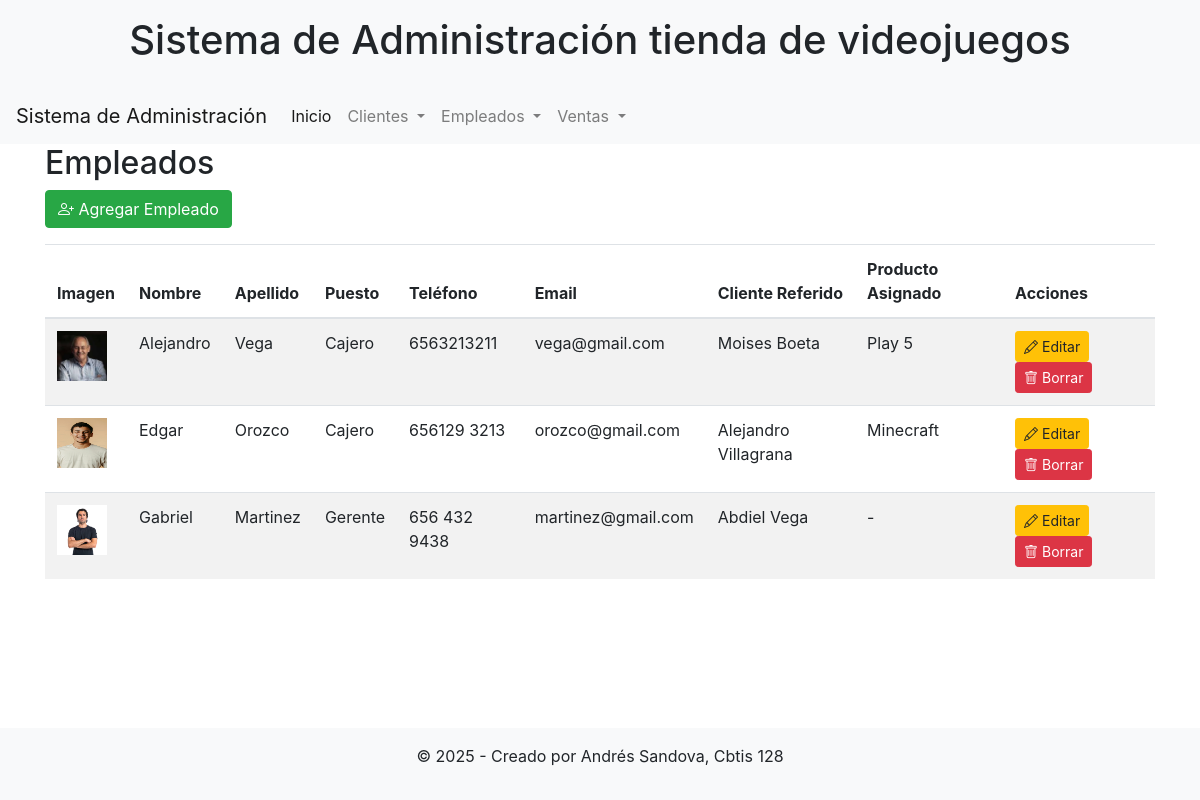
Screenshot of /ver_empleados/ with the database file from the repository.
### app_Videojuegos/models.py (models this page shows, shortened)
class Empleado(models.Model):
    imagen = models.ImageField(upload_to='empleados/', blank=True, null=True)
    nombre = models.CharField(max_length=100)
    apellido = models.CharField(max_length=100)
    puesto = models.CharField(max_length=100)
    telefono = models.CharField(max_length=50, blank=True, null=True)
    email = models.EmailField(blank=True, null=True)
    fecha_contratacion = models.DateField(blank=True, null=True)
    cliente_referido = models.ForeignKey('Cliente', on_delete=models.SET_NULL, blank=True, null=True, related_name='referidos')
    producto_asignado = models.CharField(max_length=200, blank=True, null=True)

class Cliente(models.Model):
    imagen = models.ImageField(upload_to='clientes/', blank=True, null=True)
    nombre = models.CharField(max_length=100)
    apellido = models.CharField(max_length=100)
    telefono = models.CharField(max_length=50, blank=True, null=True)
    email = models.EmailField(blank=True, null=True)
    direccion = models.CharField(max_length=250, blank=True, null=True)
    fecha_registro = models.DateField(auto_now_add=True)
    empleado_asignado = models.ForeignKey(Empleado, on_delete=models.SET_NULL, blank=True, null=True, related_name='clientes_asignados')
    producto_interes = models.CharField(max_length=200, blank=True, null=True)

### app_Videojuegos/views.py (the view)
# urls.py: path('ver_empleados/', views.ver_empleados, name='ver_empleados'),
def ver_empleados(request):
    empleados = Empleado.objects.all()
    return render(request, 'cliente/ver_empleados.html', {'empleados': empleados})

### app_Videojuegos/templates/cliente/ver_empleados.html
{% extends 'cliente/base.html' %}
{% block content %}
<h2>Empleados</h2>
<a href="{% url 'agregar_empleado' %}" class="btn btn-success mb-3"><i class="bi bi-person-plus"></i> Agregar Empleado</a>
<table class="table table-striped">
    <thead>
        <tr>
            <th>Imagen</th>
            <th>Nombre</th>
            <th>Apellido</th>
            <th>Puesto</th>
            <th>Teléfono</th>
            <th>Email</th>
            <th>Cliente Referido</th>
            <th>Producto Asignado</th>
            <th>Acciones</th>
        </tr>
    </thead>
    <tbody>
        {% for empleado in empleados %}
        <tr>
            <td>{% if empleado.imagen %}<img src="{{ empleado.imagen.url }}" alt="Imagen de {{ empleado.nombre }}" width="50" height="50">{% else %}-{% endif %}</td>
            <td>{{ empleado.nombre }}</td>
            <td>{{ empleado.apellido }}</td>
            <td>{{ empleado.puesto }}</td>
            <td>{{ empleado.telefono }}</td>
            <td>{{ empleado.email }}</td>
            <td>{% if empleado.cliente_referido %}{{ empleado.cliente_referido.nombre }} {{ empleado.cliente_referido.apellido }}{% else %}-{% endif %}</td>
            <td>{{ empleado.producto_asignado }}</td>
            <td>
                <a href="{% url 'actualizar_empleado' empleado.id %}" class="btn btn-warning btn-sm"><i class="bi bi-pencil"></i> Editar</a>
                <a href="{% url 'borrar_empleado' empleado.id %}" class="btn btn-danger btn-sm"><i class="bi bi-trash"></i> Borrar</a>
            </td>
        </tr>
        {% empty %}
        <tr><td colspan="9">No hay empleados registrados.</td></tr>
        {% endfor %}
    </tbody>
</table>
{% endblock %}

### rows the page displays
Empleado: imagen (picture), nombre "Alejandro", apellido "Vega", puesto "Cajero", telefono "6563213211", email "vega@gmail.com", cliente_referido.nombre "Moises", cliente_referido.apellido "Boeta", producto_asignado "Play 5"
Empleado: imagen (picture), nombre "Edgar", apellido "Orozco", puesto "Cajero", telefono "656129 3213", email "orozco@gmail.com", cliente_referido.nombre "Alejandro", cliente_referido.apellido "Villagrana", producto_asignado "Minecraft"
Empleado: imagen (picture), nombre "Gabriel", apellido "Martinez", puesto "Gerente", telefono "656 432 9438", email "martinez@gmail.com", cliente_referido.nombre "Abdiel", cliente_referido.apellido "Vega", producto_asignado "-"
